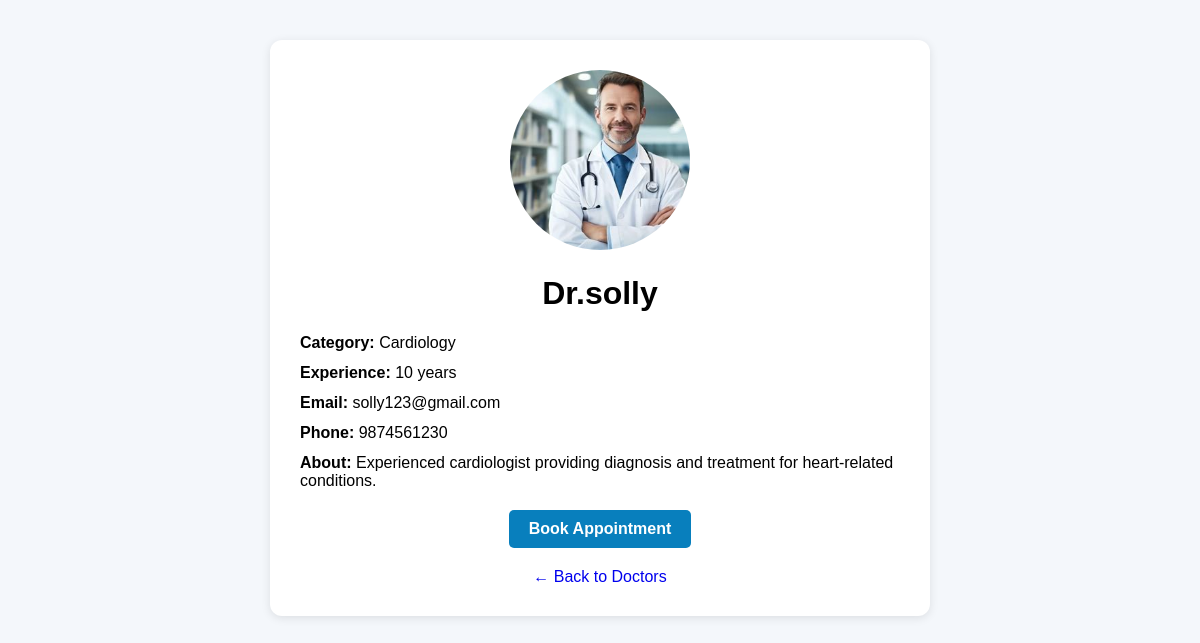
The page /doctors/1/ on the database its author committed.
### hospital/models.py (models this page shows, shortened)
class Doctor(models.Model):
    name = models.CharField(max_length=100)
    email = models.EmailField(unique=True)
    username = models.CharField(max_length=100, unique=True)
    category = models.ForeignKey(Category, on_delete=models.CASCADE)
    photo = models.ImageField(
        upload_to="doctors/", blank=True, null=True
    )
    experience = models.PositiveIntegerField()
    phone = models.CharField(max_length=15)
    about = models.TextField()
    is_active = models.BooleanField(default=True)

class Category(models.Model):
    name = models.CharField(max_length=100)
    description = models.TextField()
    created_at = models.DateTimeField(auto_now_add=True)

### hospital/views.py (the view)
# urls.py: path("doctors/<int:doctor_id>/", views.doctor_detail, name="doctor_detail"),
def doctor_detail(request, doctor_id):
    doctor = Doctor.objects.get(id=doctor_id)
    return render(request, "doctor_detail.html", {"doctor": doctor})

### hospital/templates/doctor_detail.html (shortened to what this page needs)
{% load static %}
<!DOCTYPE html>
<html>
<head>
</head>
<body>
    <div class="doctor-detail">
        {% if doctor.photo %}
            <img src="{{ doctor.photo.url }}" alt="{{ doctor.name }}">
        {% else %}
            <img src="{% static 'doctor-img1.jpg' %}" alt="{{ doctor.name }}">
        {% endif %}
        <h1>{{ doctor.name }}</h1>
        <p><strong>Category:</strong> {{ doctor.category.name }}</p>
        <p><strong>Experience:</strong> {{ doctor.experience }} years</p>
        <p><strong>Email:</strong> {{ doctor.email }}</p>
        <p><strong>Phone:</strong> {{ doctor.phone }}</p>
        <p><strong>About:</strong> {{ doctor.about }}</p>
        <div style="margin-top: 20px;">
            <a style="display: inline-block; background: #087fbd; color: white; padding: 10px 20px; border-radius: 5px; text-decoration: none; font-weight: bold;" href="{% url 'book_appointment' doctor.id %}">
                Book Appointment
            </a>
        </div>
        <a class="back-link" href="{% url 'doctor_list' %}">
            ← Back to Doctors
        </a>
    </div>
</body>
</html>

### hospital/templates/doctor_detail.html (style rules this page uses)
body { font-family: Arial, sans-serif; background: #f4f7fb; margin: 0; padding: 40px; }
.doctor-detail { max-width: 600px; margin: auto; background: white; padding: 30px; border-radius: 12px; box-shadow: 0 2px 10px rgba(0,0,0,0.1); text-align: center; }
.doctor-detail img { width: 180px; height: 180px; object-fit: cover; border-radius: 50%; }
.doctor-detail p { text-align: left; margin: 12px 0; }
.back-link { display: inline-block; margin-top: 20px; text-decoration: none; }

### rows shown on the page
Doctor: photo (picture), name "Dr.solly", category.name "Cardiology", experience "10", email "solly123@gmail.com", phone "9874561230", about "Experienced cardiologist providing diagnosis and treatment for heart-related conditions."
